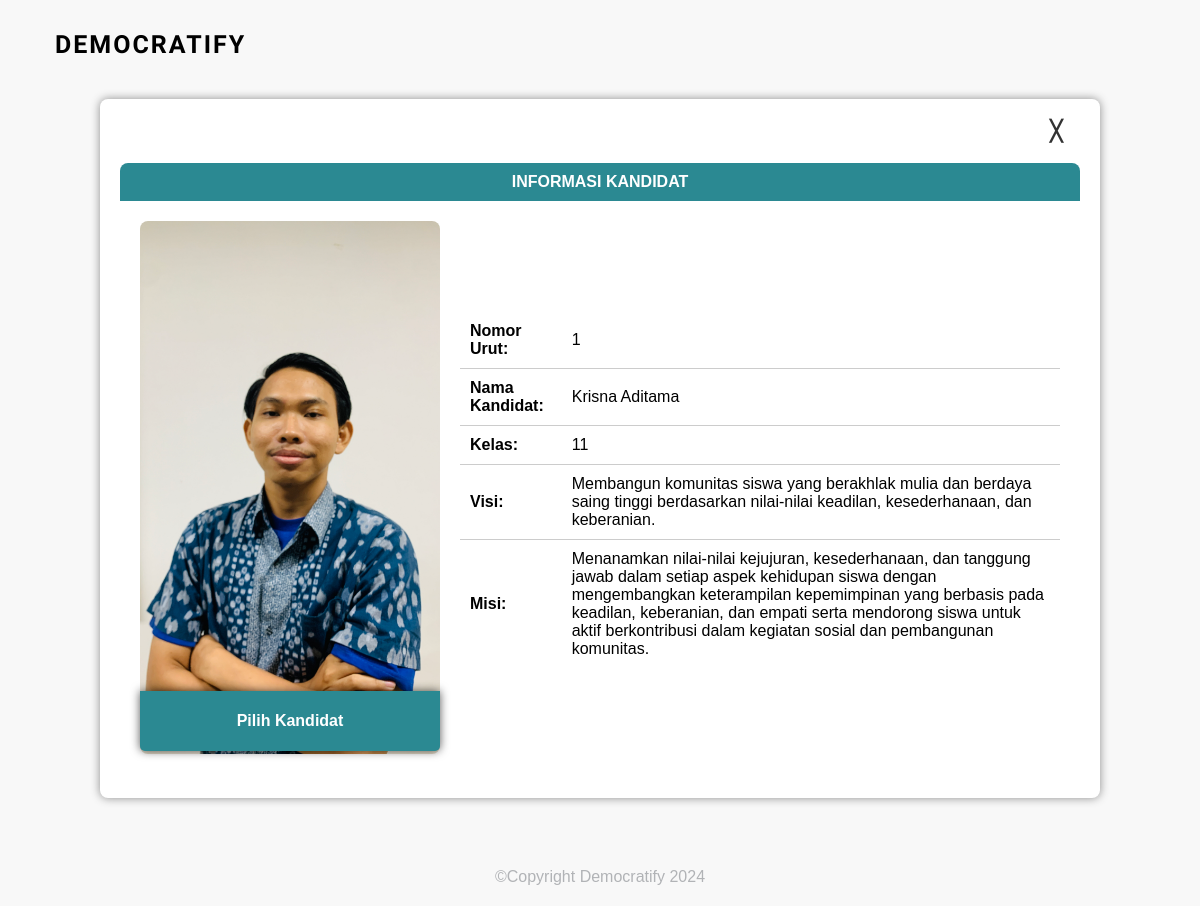
/kandidat/detail_kandidat.php?id=1 (signed in), run on the app's committed database.
### tables this page shows
CREATE TABLE `kandidat` (
  `id_kandidat` int(10) NOT NULL,
  `nama` varchar(100) NOT NULL,
  `kelas` enum('10','11','12') NOT NULL,
  `visi` text NOT NULL,
  `misi` text NOT NULL,
  `gambar` text NOT NULL
);

### kandidat/detail_kandidat.php (the view, shortened to what this page needs)
<?php
include '../layout/header.php';
require '../koneksi.php';
if (!isset($_SESSION["nis"])) : ?>
<?php endif;
$id = intval($_GET["id"]);
$query = "SELECT * FROM kandidat WHERE id_kandidat = $id";
$result = mysqli_query($conn, $query);
if ($result && mysqli_num_rows($result) > 0) {
    $data = mysqli_fetch_assoc($result);
?>
    <!DOCTYPE html>
    <html lang="en">
    <head>
        <link rel="stylesheet" href="../assets/style/detail.css">
    </head>
    <body>
        <form action="" method="post">
            <div class="container">
                <a href="../siswa/dashboard_voting.php" class="back-button">&#9587;</a>
                <nav>INFORMASI KANDIDAT</nav>
                <div class="wrapper-detail-kandidat">
                    <div class="item">
                        <img src="../assets/img/<?= $data["gambar"]; ?>">
                        <button type="submit" name="pilih" class="overlay-button">Pilih Kandidat</button>
                    </div>
                    <div class="detail-kandidat">
                        <table>
                            <tr>
                                <td><strong>Nomor Urut:</strong></td>
                                <td><?= $data["id_kandidat"]; ?></td>
                            </tr>
                            <tr>
                                <td><strong>Nama Kandidat:</strong></td>
                                <td><?= $data["nama"]; ?></td>
                            </tr>
                            <tr>
                                <td><strong>Kelas:</strong></td>
                                <td><?= $data["kelas"]; ?></td>
                            </tr>
                            <tr>
                                <td><strong>Visi:</strong></td>
                                <td><?= $data["visi"]; ?></td>
                            </tr>
                            <tr>
                                <td><strong>Misi:</strong></td>
                                <td><?= $data["misi"]; ?></td>
                            </tr>
                        </table>
                    </div>
                </div>
            </div>
        </form>
    </body>
    </html>
<?php
} else {
    echo "Data kandidat tidak ditemukan.";
}
include '../layout/footer.php';
?>

### assets/style/detail.css (style rules this page uses)
* { margin: 0; padding: 0; box-sizing: border-box; }
body { font-family: Arial, sans-serif; background-color: #f8f8f8; }
.container { max-width: 1000px; margin: 40px auto; padding: 20px; background-color: #fff; border-radius: 8px; box-shadow: 0 0 10px rgba(0, 0, 0, 0.438); animation: fadeInAnimation ease 1s forwards; }
nav { background-color: #2B8992; font-weight: 600; color: #fff; padding: 10px; text-align: center; margin-top: 20px; margin-bottom: 20px; border-radius: 8px 8px 0 0; }
.wrapper-detail-kandidat { display: flex; justify-content: center; align-items: center; margin-bottom: 20px; }
.item { margin-right: 20px; }
.item img { max-width: 300px; height: auto; border-radius: 8px; }
.detail-kandidat { width: 600px; }
table { width: 100%; border-collapse: collapse; }
table td, table th { padding: 10px; text-align: left; border-bottom: 1px solid #ccc; }
table tr:last-child td { border-bottom: none; }
.item { position: relative; display: inline-block; }

### data on the page
kandidat: gambar (picture), id_kandidat "1", nama "Krisna Aditama", kelas "11", visi "Membangun komunitas siswa yang berakhlak mulia dan berdaya saing tinggi berdasarkan nilai-nilai keadilan, kesederhanaan, dan keberanian.", misi "Menanamkan nilai-nilai kejujuran, kesederhanaan, dan tanggung jawab dalam setiap aspek kehidupan siswa dengan mengembangkan keterampilan kepemimpinan yang berbasis pada keadilan, keberanian, dan empati serta mendorong siswa untuk aktif berkontribusi dalam kegiatan sosial dan pembangunan komunitas."
